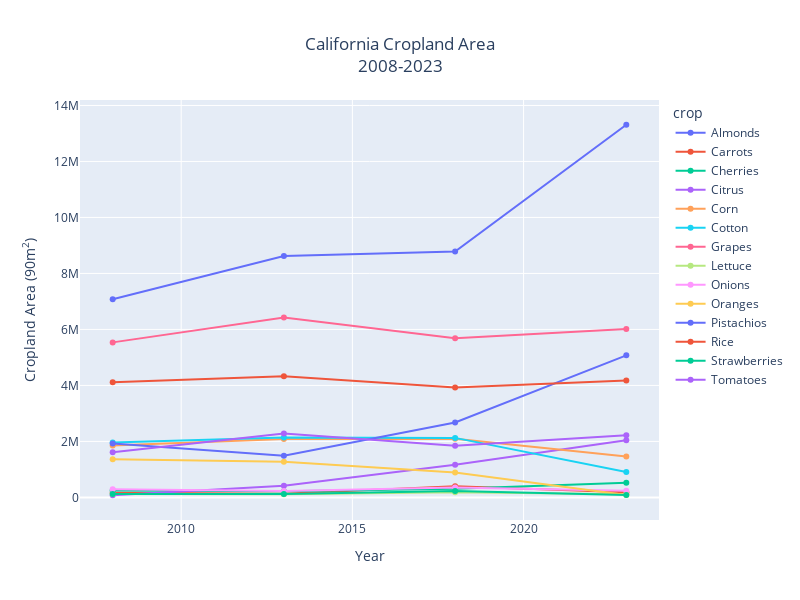

Notebook code cell kept with this figure:
### Markdown cell above
While most of the crops do not seem to be moving especially far, lettuce, carrot, and onion cropland appear to be going on a straightforward trend northward, which is what I would expect. As cool-weather crops they are likely more sensitive to increased temperatures, and being row crops as opposed to tree crops it is easy to move planting to cooler, more northerly fields.

Strawberries are the only crop that seems to have moved southward, and I am at a loss to explain why in terms of climate change alone. Likely there are other factors involved (such as water availability) or maybe there was an issue with the cropland data.

### Code cell
fig = px.scatter(
    full_df[,
    x='year',
    y='count',
    color='crop',
    facet_col_wrap=3,
    title='California Cropland Area<br>2008-2023</br>',
    width = 800,
    height = 600,
)

fig.update_layout(
    title_x=0.5,
    yaxis_title='Cropland Area (90m<sup>2</sup>)',
    xaxis_title='Year',
)

fig.update_traces(mode="lines+markers")

fig.show()

### Figure 1 — Plotly figure (JSON) as saved in the notebook; plotly's stock layout.template omitted (floating-point values rounded to 4 significant figures)
{"data": [{"hovertemplate": "crop=Almonds<br>year=%{x}<br>count=%{y}<extra></extra>", "legendgroup": "Almonds", "marker": {"color": "#636efa", "symbol": "circle"}, "mode": "lines+markers", "name": "Almonds", "orientation": "v", "showlegend": true, "type": "scatter", "x": [2008, 2013, 2018, 2023], "xaxis": "x", "y": [7074910, 8622881, 8780767, 13311302], "yaxis": "y"}, {"hovertemplate": "crop=Carrots<br>year=%{x}<br>count=%{y}<extra></extra>", "legendgroup": "Carrots", "marker": {"color": "#EF553B", "symbol": "circle"}, "mode": "lines+markers", "name": "Carrots", "orientation": "v", "showlegend": true, "type": "scatter", "x": [2008, 2013, 2018, 2023], "xaxis": "x", "y": [164527, 134135, 401862, 183168], "yaxis": "y"}, {"hovertemplate": "crop=Cherries<br>year=%{x}<br>count=%{y}<extra></extra>", "legendgroup": "Cherries", "marker": {"color": "#00cc96", "symbol": "circle"}, "mode": "lines+markers", "name": "Cherries", "orientation": "v", "showlegend": true, "type": "scatter", "x": [2008, 2013, 2018, 2023], "xaxis": "x", "y": [246063, 217044, 312674, 523619], "yaxis": "y"}, {"hovertemplate": "crop=Citrus<br>year=%{x}<br>count=%{y}<extra></extra>", "legendgroup": "Citrus", "marker": {"color": "#ab63fa", "symbol": "circle"}, "mode": "lines+markers", "name": "Citrus", "orientation": "v", "showlegend": true, "type": "scatter", "x": [2008, 2013, 2018, 2023], "xaxis": "x", "y": [77067, 412716, 1169553, 2044275], "yaxis": "y"}, {"hovertemplate": "crop=Corn<br>year=%{x}<br>count=%{y}<extra></extra>", "legendgroup": "Corn", "marker": {"color": "#FFA15A", "symbol": "circle"}, "mode": "lines+markers", "name": "Corn", "orientation": "v", "showlegend": true, "type": "scatter", "x": [2008, 2013, 2018, 2023], "xaxis": "x", "y": [1851631, 2089064, 2097936, 1459047], "yaxis": "y"}, {"hovertemplate": "crop=Cotton<br>year=%{x}<br>count=%{y}<extra></extra>", "legendgroup": "Cotton", "marker": {"color": "#19d3f3", "symbol": "circle"}, "mode": "lines+markers", "name": "Cotton", "orientation": "v", "showlegend": true, "type": "scatter", "x": [2008, 2013, 2018, 2023], "xaxis": "x", "y": [1957604, 2136609, 2126287, 909301], "yaxis": "y"}, {"hovertemplate": "crop=Grapes<br>year=%{x}<br>count=%{y}<extra></extra>", "legendgroup": "Grapes", "marker": {"color": "#FF6692", "symbol": "circle"}, "mode": "lines+markers", "name": "Grapes", "orientation": "v", "showlegend": true, "type": "scatter", "x": [2008, 2013, 2018, 2023], "xaxis": "x", "y": [5537750, 6429003, 5683682, 6019585], "yaxis": "y"}, {"hovertemplate": "crop=Lettuce<br>year=%{x}<br>count=%{y}<extra></extra>", "legendgroup": "Lettuce", "marker": {"color": "#B6E880", "symbol": "circle"}, "mode": "lines+markers", "name": "Lettuce", "orientation": "v", "showlegend": true, "type": "scatter", "x": [2008, 2013, 2018, 2023], "xaxis": "x", "y": [124685, 110300, 183978, 111751], "yaxis": "y"}, {"hovertemplate": "crop=Onions<br>year=%{x}<br>count=%{y}<extra></extra>", "legendgroup": "Onions", "marker": {"color": "#FF97FF", "symbol": "circle"}, "mode": "lines+markers", "name": "Onions", "orientation": "v", "showlegend": true, "type": "scatter", "x": [2008, 2013, 2018, 2023], "xaxis": "x", "y": [290464, 225373, 353469, 238197], "yaxis": "y"}, {"hovertemplate": "crop=Oranges<br>year=%{x}<br>count=%{y}<extra></extra>", "legendgroup": "Oranges", "marker": {"color": "#FECB52", "symbol": "circle"}, "mode": "lines+markers", "name": "Oranges", "orientation": "v", "showlegend": true, "type": "scatter", "x": [2008, 2013, 2018, 2023], "xaxis": "x", "y": [1361575, 1277348, 891213, 88273], "yaxis": "y"}, {"hovertemplate": "crop=Pistachios<br>year=%{x}<br>count=%{y}<extra></extra>", "legendgroup": "Pistachios", "marker": {"color": "#636efa", "symbol": "circle"}, "mode": "lines+markers", "name": "Pistachios", "orientation": "v", "showlegend": true, "type": "scatter", "x": [2008, 2013, 2018, 2023], "xaxis": "x", "y": [1926427, 1489376, 2677753, 5073476], "yaxis": "y"}, {"hovertemplate": "crop=Rice<br>year=%{x}<br>count=%{y}<extra></extra>", "legendgroup": "Rice", "marker": {"color": "#EF553B", "symbol": "circle"}, "mode": "lines+markers", "name": "Rice", "orientation": "v", "showlegend": true, "type": "scatter", "x": [2008, 2013, 2018, 2023], "xaxis": "x", "y": [4109451, 4327821, 3926802, 4173023], "yaxis": "y"}, {"hovertemplate": "crop=Strawberries<br>year=%{x}<br>count=%{y}<extra></extra>", "legendgroup": "Strawberries", "marker": {"color": "#00cc96", "symbol": "circle"}, "mode": "lines+markers", "name": "Strawberries", "orientation": "v", "showlegend": true, "type": "scatter", "x": [2008, 2013, 2018, 2023], "xaxis": "x", "y": [125938, 124831, 232745, 83839], "yaxis": "y"}, {"hovertemplate": "crop=Tomatoes<br>year=%{x}<br>count=%{y}<extra></extra>", "legendgroup": "Tomatoes", "marker": {"color": "#ab63fa", "symbol": "circle"}, "mode": "lines+markers", "name": "Tomatoes", "orientation": "v", "showlegend": true, "type": "scatter", "x": [2008, 2013, 2018, 2023], "xaxis": "x", "y": [1612654, 2282262, 1847465, 2221220], "yaxis": "y"}], "layout": {"height": 600, "legend": {"title": {"text": "crop"}, "tracegroupgap": 0}, "title": {"text": "California Cropland Area<br>2008-2023</br>", "x": 0.5}, "width": 800, "xaxis": {"anchor": "y", "autorange": true, "domain": [0, 1], "range": [2007.0, 2024.0], "title": {"text": "Year"}, "type": "linear"}, "yaxis": {"anchor": "x", "autorange": true, "domain": [0, 1], "range": [-807000.0, 14200000.0], "title": {"text": "Cropland Area (90m<sup>2</sup>)"}, "type": "linear"}}}
